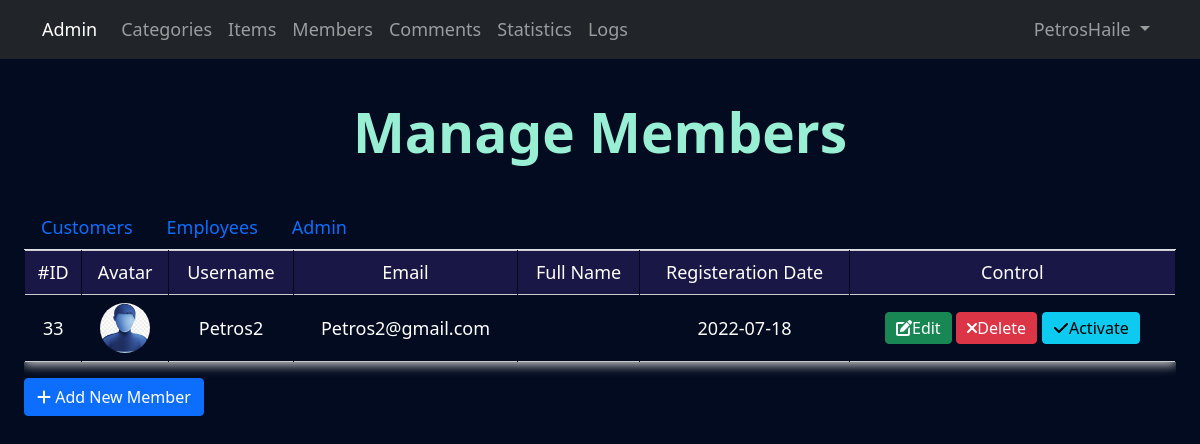
/admin/members.php (signed in), run on the app's committed database.
### tables this page shows
CREATE TABLE `users` (
  `UserID` int(11) NOT NULL,
  `Username` varchar(255) NOT NULL,
  `Password` varchar(255) NOT NULL,
  `Email` varchar(255) NOT NULL,
  `FullName` varchar(255) DEFAULT NULL,
  `GroupID` int(11) NOT NULL DEFAULT '0',
  `RegStatus` int(11) NOT NULL DEFAULT '0',
  `Date` date DEFAULT NULL,
  `Avatar` varchar(255) DEFAULT NULL
);

### admin/members.php (the view, shortened to what this page needs)
<?php
if(isset($_SESSION['Username'])){
    include 'init.php';
$action=isset($_GET['action']) ? $_GET['action'] : 'manage';
if($action == 'manage'){
    if(isset($_GET['role']) && $_GET['role']=='customer'){
        $role = 0;
    }elseif(isset($_GET['role']) && $_GET['role']=='employee'){
        $role = 2;
    }elseif(isset($_GET['role']) && $_GET['role']=='admin'){
        $role = 1;
    }else{
        $role = 0;
    }
   $query = '';
$stmt = $conn->prepare("SELECT * FROM users WHERE GroupID = $role $query ORDER BY UserID DESC");
$stmt->execute();
$rows = $stmt->fetchAll();
if (! empty($rows)){
?>
<h1 class="text-center">Manage Members</h1>
        <div class="container-fluid my-container">
            <ul class="nav nav-tabs  role-nav">
                <li class="nav-item">
                    <a class="nav-link selected" aria-current="page" href="?manage&role=customers">Customers</a>
                </li>
                <li class="nav-item">
                    <a class="nav-link" href="?manage&role=employee">Employees</a>
                </li>
                <li class="nav-item">
                    <a class="nav-link" href="?manage&role=admin">Admin</a>
                </li>
            </ul>
            <div class="table-responsive">
                <table class="main-table manage-members text-center table table-bordered">
                    <tr>
                       <td>#ID</td>
                       <td>Avatar</td>
                       <td>Username</td>
                       <td>Email</td>
                       <td>Full Name</td>
                       <td>Registeration Date</td>
                       <td>Control</td>
                    </tr>
<?php
foreach($rows as $row){
    echo '<div class="table-input">';
                    echo "<tr>";
                    echo  "<td>" . $row['UserID'] . "</td> ";
                    echo  "<td>";
                        if(empty($row['Avatar'])){
                            echo "<img class='img-responsive rounded-circle' src='uploads/avatar/user-avatar-man.png' alt = '' />";
                        }else{
                            echo "<img class='img-responsive rounded-circle' src='uploads/avatar/" . $row['Avatar'] . "' alt = '' />";
                        }
                    echo  "<td>" . $row['Username'] . "</td> ";
                    echo  "<td>" . $row['Email'] . "</td> ";
                    echo  "<td>" . $row['FullName'] . "</td>";
                    echo  "<td>" . $row['Date'] . "</td>";
                    echo  "<td>
                           <a href = 'members.php?action=edit&userid=".$row['UserID']. "'  class ='btn btn-success'> <i class='fa fa-edit'></i>Edit</a>
                           <a href = 'members.php?action=delete&userid=".$row['UserID']. "' class ='btn btn-danger confirm'> <i class='fa fa-close'></i>Delete</a>";
                           if($row['RegStatus'] == 0){
                            echo "<a href = 'members.php?action=activate&userid=". $row['UserID'] . "'  class ='btn btn-info activate'> <i class='fa fa-check'></i>Activate</a>";
                           }
                      echo " </td> ";
                  echo  "</tr>";
     echo '</div>';
              }
              ?>
             </table>
            </div>
 <a href="members.php?action=add" class="btn btn-primary"><i class="fa fa-plus"></i> Add New Member </a>
        </div>
<?php
        }
?>
    <?php
 }
include $tpl . 'footer.php';
}
else{
    header('Location: index.php');
    exit();
}
 ?>

### admin/layout/css/backend.css (style rules this page uses)
body { background-color: #020b1f; font-size: 18px; color: whitesmoke; }
h1 { color: whitesmoke; }
.nav > li > a , .navbar-brand { padding: 15px , 12px ; }
.my-container { padding-left: 2%; padding-right :2%; }
h1 { font-size: 55px; margin: 40px 0; font-weight: bold; color: #99efd4 ; }
.manage-members img ,.manage-items img { width: 50px; height: 50px; }
.main-table { box-shadow: 0 3px 10px #CCC; border-color: #CCC; }
.main-table td { vertical-align: middle !important; color: #FFF; border-color: #020b1f; }
.main-table tr:first-child td { background-color: #181745 ; color: #FFF; }
.table-input { color: rgb(255, 255, 255); }
.main-table .btn { padding: 3px 10px ; }
.activate { margin-left: 5px; }

### data on the page
users: UserID "33", Username "Petros2", Email "Petros2@gmail.com", Date "2022-07-18"

### other printed values
lang('home_admin') "Admin"
lang('categories') "Categories"
lang('items') "Items"
lang('members') "Members"
lang('comments') "Comments"
lang('statistics') "Statistics"
lang('logs') "Logs"
$_SESSION['Username'] "PetrosHaile"
